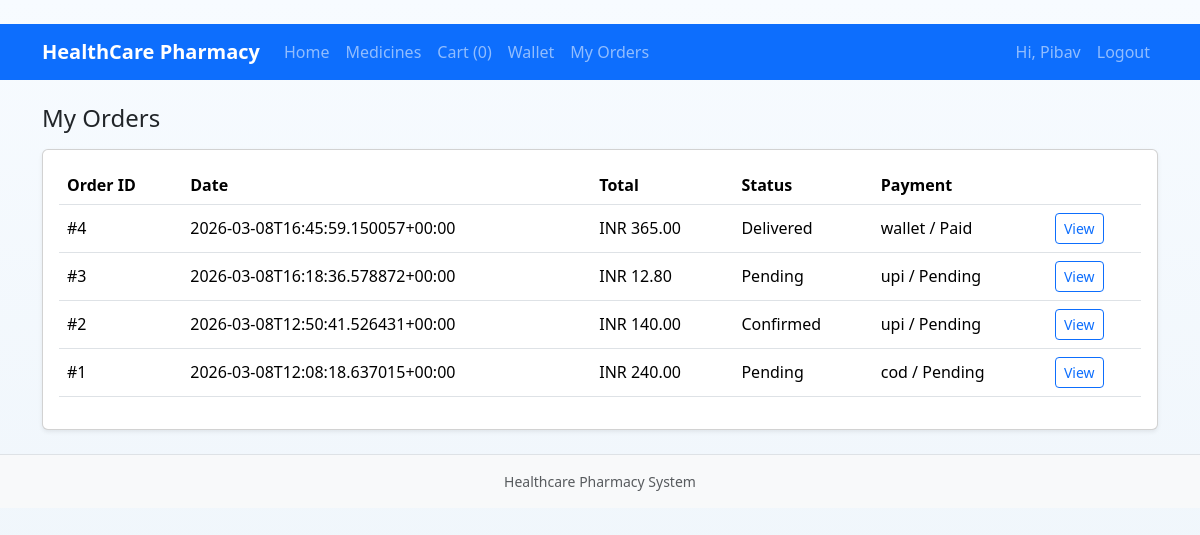
Page /orders (signed in) on the committed database.
### tables this page shows
CREATE TABLE users (
            id INTEGER PRIMARY KEY AUTOINCREMENT,
            name TEXT NOT NULL,
            email TEXT NOT NULL UNIQUE,
            password_hash TEXT NOT NULL,
            phone TEXT,
            address TEXT,
            is_admin INTEGER NOT NULL DEFAULT 0,
            created_at TEXT NOT NULL
        , last_login_at TEXT, last_login_ip TEXT, login_count INTEGER DEFAULT 0, wallet_balance REAL DEFAULT 0);

CREATE TABLE orders (
            id INTEGER PRIMARY KEY AUTOINCREMENT,
            user_id INTEGER NOT NULL,
            total_amount REAL NOT NULL,
            status TEXT NOT NULL DEFAULT 'Pending',
            shipping_address TEXT,
            created_at TEXT NOT NULL, payment_provider TEXT, payment_reference TEXT, payment_status TEXT DEFAULT 'Pending',
            FOREIGN KEY (user_id) REFERENCES users(id)
        );

### app.py (the view)
@app.route("/orders")
@login_required
def customer_orders():
    rows = get_db().execute(
        """
        SELECT id, total_amount, status, payment_provider, payment_status, created_at
        FROM orders
        WHERE user_id = ?
        ORDER BY created_at DESC
        """,
        (session["user_id"],),
    ).fetchall()
    return render_template("orders.html", orders=rows)

### app.py (called while the page is built)
def get_db() -> sqlite3.Connection:
    if "db" not in g:
        g.db = sqlite3.connect(DB_PATH)
        g.db.row_factory = sqlite3.Row
        g.db.execute("PRAGMA foreign_keys = ON")
    return g.db

def current_user():
    user_id = session.get("user_id")
    if not user_id:
        return None
    return get_db().execute("SELECT * FROM users WHERE id = ?", (user_id,)).fetchone()

def login_required(view):
    @wraps(view)
    def wrapped(*args, **kwargs):
        if not session.get("user_id"):
            flash("Please log in first.", "warning")
            return redirect(url_for("login"))
        return view(*args, **kwargs)
    return wrapped

@app.context_processor
def inject_global_context():
    cart = session.get("cart", {})
    cart_count = sum(int(qty) for qty in cart.values())
    return {"current_user": current_user(), "cart_count": cart_count, "admin_logged_in": bool(session.get("admin_id"))}

### templates/orders.html (shortened to what this page needs)
﻿{% extends 'base.html' %}
{% block content %}
<h1 class="h4 mb-3">My Orders</h1>
<div class="card shadow-sm">
  <div class="card-body table-responsive">
    <table class="table align-middle">
      <thead><tr><th>Order ID</th><th>Date</th><th>Total</th><th>Status</th><th>Payment</th><th></th></tr></thead>
      <tbody>
      {% for order in orders %}
      <tr>
        <td>#{{ order.id }}</td>
        <td>{{ order.created_at }}</td>
        <td>INR {{ '%.2f'|format(order.total_amount) }}</td>
        <td>{{ order.status }}</td>
        <td>{{ order.payment_provider or '-' }} / {{ order.payment_status or '-' }}</td>
        <td><a href="{{ url_for('customer_order_detail', order_id=order.id) }}" class="btn btn-sm btn-outline-primary">View</a></td>
      </tr>
      {% else %}
      <tr><td colspan="6">No orders found.</td></tr>
      {% endfor %}
      </tbody>
    </table>
  </div>
</div>
{% endblock %}

### templates/base.html (shortened to what this page needs)
﻿<!doctype html>
<html lang="en">
<head>
  <link href="https://cdn.jsdelivr.net/npm/bootstrap@5.3.3/dist/css/bootstrap.min.css" rel="stylesheet" />
  <link rel="stylesheet" href="{{ url_for('static', filename='css/style.css') }}" />
</head>
<body>
<nav class="navbar navbar-expand-lg navbar-dark bg-primary sticky-top">
  <div class="container">
    <a class="navbar-brand fw-bold" href="{{ url_for('index') }}">HealthCare Pharmacy</a>
    <div class="collapse navbar-collapse" id="mainNav">
      <ul class="navbar-nav me-auto">
        <li class="nav-item"><a class="nav-link" href="{{ url_for('index') }}">Home</a></li>
        <li class="nav-item"><a class="nav-link" href="{{ url_for('medicines') }}">Medicines</a></li>
        <li class="nav-item"><a class="nav-link" href="{{ url_for('cart') }}">Cart ({{ cart_count }})</a></li>
        {% if current_user %}
        <li class="nav-item"><a class="nav-link" href="{{ url_for('wallet') }}">Wallet</a></li>
        <li class="nav-item"><a class="nav-link" href="{{ url_for('customer_orders') }}">My Orders</a></li>
        {% endif %}
      </ul>
      <ul class="navbar-nav">
        {% if current_user %}
          <li class="nav-item"><span class="nav-link">Hi, {{ current_user.name }}</span></li>
          <li class="nav-item"><a class="nav-link" href="{{ url_for('logout') }}">Logout</a></li>
        {% else %}
          <li class="nav-item"><a class="nav-link" href="{{ url_for('login') }}">Customer Login</a></li>
          <li class="nav-item"><a class="nav-link" href="{{ url_for('register') }}">Customer Register</a></li>
        {% endif %}
      </ul>
    </div>
  </div>
</nav>
<main class="container py-4">
  {% block content %}{% endblock %}
</main>
<footer class="bg-light border-top py-3">
  <div class="container text-center small text-muted">
    Healthcare Pharmacy System
  </div>
</footer>
</body>
</html>

### static/css/style.css (style rules this page uses)
body { background: linear-gradient(180deg, #f7fbff 0%, #edf4fa 100%); min-height: 100vh; }

### rows in the picture
users: name "Pibav"
orders: id "4", created_at "2026-03-08T16:45:59.150057+00:00", total_amount "365.00", status "Delivered", payment_provider "wallet", payment_status "Paid"
orders: id "3", created_at "2026-03-08T16:18:36.578872+00:00", total_amount "12.80", status "Pending", payment_provider "upi", payment_status "Pending"
orders: id "2", created_at "2026-03-08T12:50:41.526431+00:00", total_amount "140.00", status "Confirmed", payment_provider "upi", payment_status "Pending"
orders: id "1", created_at "2026-03-08T12:08:18.637015+00:00", total_amount "240.00", status "Pending", payment_provider "cod", payment_status "Pending"

### other values in the picture
{{ cart_count }} "0"
